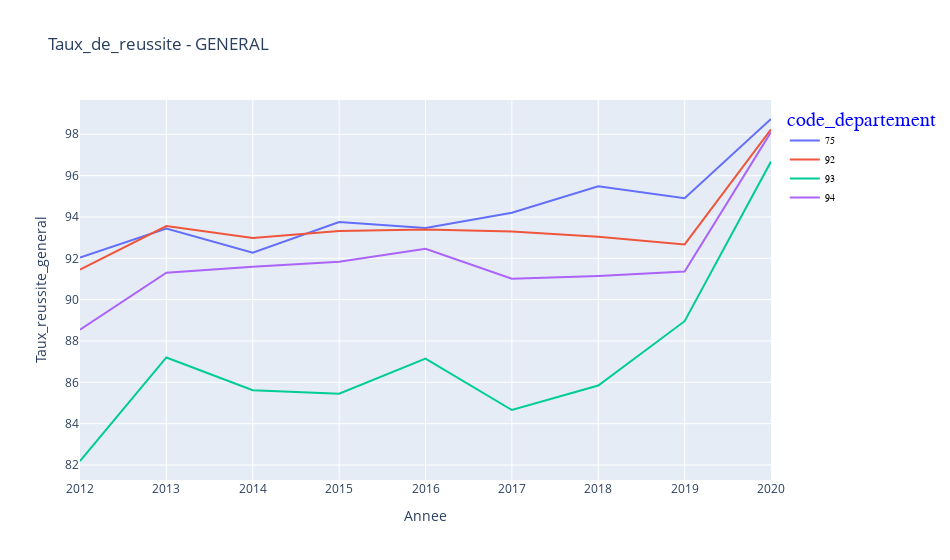

This figure's notebook cell:
### Code cell
fig = px.line(df1_bac.groupby(['Annee','code_departement'])['Taux_reussite_general'].mean().reset_index(), x="Annee", y="Taux_reussite_general", color="code_departement", title='Taux_de_reussite - GENERAL', width=950, height=560)
fig.update_layout(legend =dict(font = dict(family = "Courier", size = 10, color = "black")),
                  legend_title = dict(font = dict(size = 20, color = "blue")))
fig.show()

### Figure 1 — Plotly figure (JSON) as saved in the notebook; plotly's stock layout.template omitted (floating-point values rounded to 4 significant figures)
{"data": [{"hovertemplate": "code_departement=75<br>Annee=%{x}<br>Taux_reussite_general=%{y}<extra></extra>", "legendgroup": "75", "line": {"color": "#636efa", "dash": "solid"}, "marker": {"symbol": "circle"}, "mode": "lines", "name": "75", "orientation": "v", "showlegend": true, "type": "scatter", "x": [2012, 2013, 2014, 2015, 2016, 2017, 2018, 2019, 2020], "xaxis": "x", "y": [92.04, 93.44, 92.27, 93.75, 93.47, 94.2, 95.48, 94.91, 98.74], "yaxis": "y"}, {"hovertemplate": "code_departement=92<br>Annee=%{x}<br>Taux_reussite_general=%{y}<extra></extra>", "legendgroup": "92", "line": {"color": "#EF553B", "dash": "solid"}, "marker": {"symbol": "circle"}, "mode": "lines", "name": "92", "orientation": "v", "showlegend": true, "type": "scatter", "x": [2012, 2013, 2014, 2015, 2016, 2017, 2018, 2019, 2020], "xaxis": "x", "y": [91.45, 93.56, 92.98, 93.32, 93.39, 93.29, 93.05, 92.67, 98.24], "yaxis": "y"}, {"hovertemplate": "code_departement=93<br>Annee=%{x}<br>Taux_reussite_general=%{y}<extra></extra>", "legendgroup": "93", "line": {"color": "#00cc96", "dash": "solid"}, "marker": {"symbol": "circle"}, "mode": "lines", "name": "93", "orientation": "v", "showlegend": true, "type": "scatter", "x": [2012, 2013, 2014, 2015, 2016, 2017, 2018, 2019, 2020], "xaxis": "x", "y": [82.19, 87.2, 85.62, 85.45, 87.15, 84.66, 85.85, 88.96, 96.68], "yaxis": "y"}, {"hovertemplate": "code_departement=94<br>Annee=%{x}<br>Taux_reussite_general=%{y}<extra></extra>", "legendgroup": "94", "line": {"color": "#ab63fa", "dash": "solid"}, "marker": {"symbol": "circle"}, "mode": "lines", "name": "94", "orientation": "v", "showlegend": true, "type": "scatter", "x": [2012, 2013, 2014, 2015, 2016, 2017, 2018, 2019, 2020], "xaxis": "x", "y": [88.54, 91.31, 91.6, 91.83, 92.46, 91.01, 91.14, 91.37, 98.11], "yaxis": "y"}], "layout": {"height": 560, "legend": {"font": {"color": "black", "family": "Courier", "size": 10}, "title": {"font": {"color": "blue", "size": 20}, "text": "code_departement"}, "tracegroupgap": 0}, "title": {"text": "Taux_de_reussite - GENERAL"}, "width": 950, "xaxis": {"anchor": "y", "domain": [0, 1], "title": {"text": "Annee"}}, "yaxis": {"anchor": "x", "domain": [0, 1], "title": {"text": "Taux_reussite_general"}}}}
